Frame 1 (no input): blank canvas, image omitted
Frame 60 (no input): blank canvas, image omitted
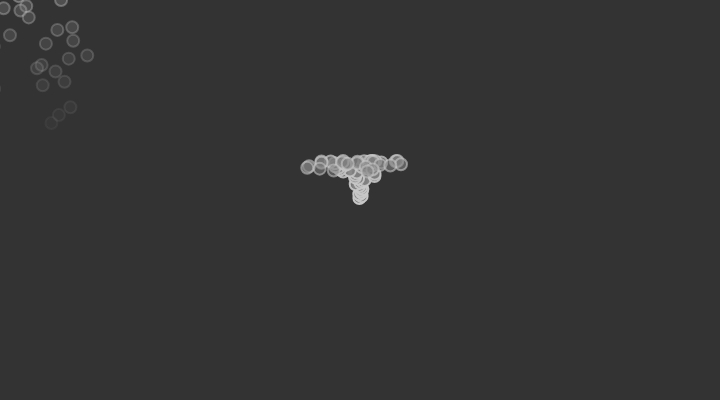
Frame 120 (the mouse pressed at the canvas centre since frame 60)

The p5.js sketch whose frames 1 and 60 were blank and that drew this single picture after the mouse press (run headless with seeded random() and noise() and a simulated clock; from frame 60 on, the mouse is pressed at the canvas centre):

// p5.js sketch
// ── sketch.js
let psystem;

function setup() {
  createCanvas(720, 400);
  psystem = new ParticleSystem(createVector(width / 2, 50));
}

function draw() {
  background(51);
  psystem.addParticle();
  psystem.run();
}

// A simple Particle class
let Particle = function(position) {
  this.acceleration = createVector(0, 0.05);
  this.velocity = createVector(random(-1, 1), -2);
  this.position = position.copy();
  this.lifespan = 255;
};

Particle.prototype.run = function() {
  this.update();
  this.display();
};

// Method to update position
Particle.prototype.update = function(){
  this.velocity.add(this.acceleration);
  this.position.add(this.velocity);
  this.lifespan -= 2;
};

// Method to display
Particle.prototype.display = function() {
  stroke(200, this.lifespan);
  strokeWeight(2);
  fill(127, this.lifespan);
  ellipse(this.position.x, this.position.y, 12, 12);
};

// Is the particle still useful?
Particle.prototype.isDead = function(){
  return this.lifespan < 0;
};

let ParticleSystem = function(position) {
  this.origin = position.copy();
  this.particles = [];
};

ParticleSystem.prototype.addParticle = function() {
  this.particles.push(new Particle(createVector(mouseX,mouseY)));
};

ParticleSystem.prototype.run = function() {
  for (let i = this.particles.length-1; i >= 0; i--) {
    this.particles[i].run();
    if (this.particles[i].isDead()) this.particles.splice(i, 1);
  }
};
